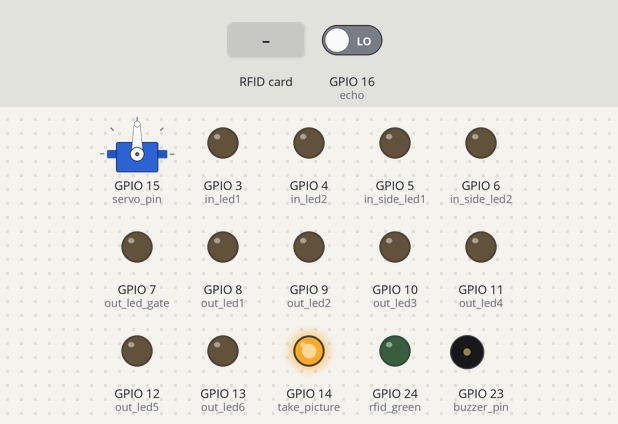
The sketch below on a simulated ESP32. Parts: servo, output pins drawn as LEDs (lit = HIGH), buzzer (waves = sounding, pin HIGH). The inputs (shaded band) are chosen by the test bench; at power-on: GPIO 16 (echo) LOW. Pins used as bus, display or sensor lines are not drawn; what the sketch prints to the serial monitor is not drawn.

Above: at 1.2 s.
1.3 s: RFID card B5 B1 4F 00 held to the reader
At 4.2 s:
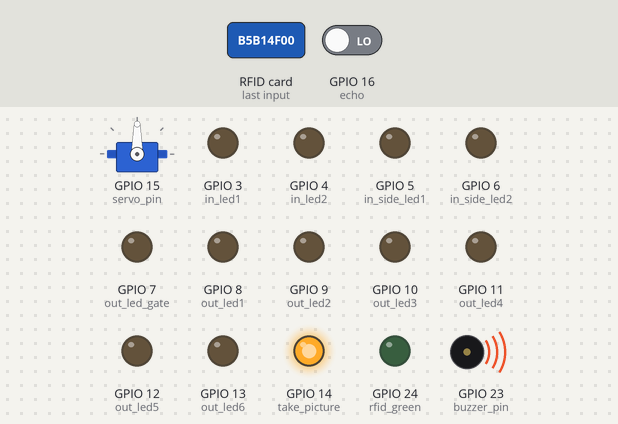
At 9.1 s:
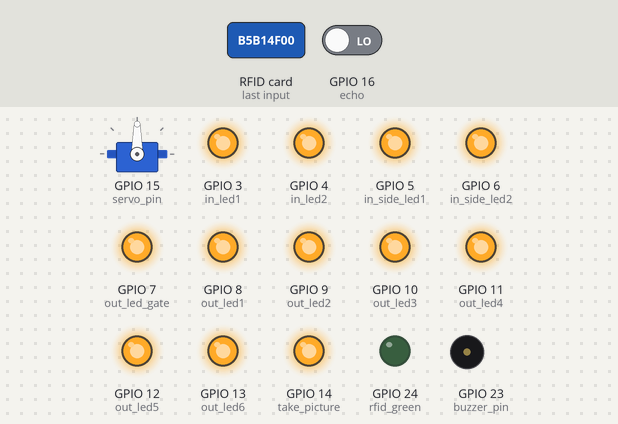
Timing chart, 0 to 10.6 s (numbered marks = the images above; inputs shaded):
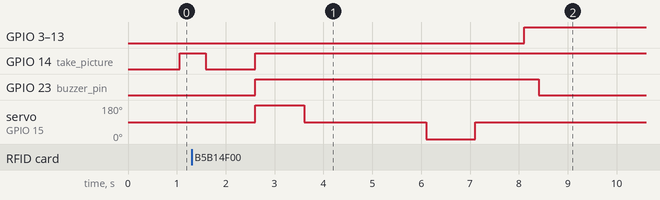

Measured:
- after the input at 1.3 s, GPIO 3 (in_led1), GPIO 4 (in_led2): LOW → HIGH after 6.8 s

The sketch:

Smart_Home.ino
```cpp
#include <Servo.h>
#include <SPI.h>
#include <MFRC522.h>

#define trig 2
#define in_led1 3
#define in_led2 4
#define in_side_led1 5
#define in_side_led2 6
#define out_led_gate 7
#define out_led1 8
#define out_led2 9
#define out_led3 10
#define out_led4 11
#define out_led5 12
#define out_led6 13
#define take_picture 14 //pin to send signal to the ESP32 CAM and triggering it to take a picture of the thing in the gate
#define is_authorized_plate 22
#define servo_pin 15
#define echo 16


// LED & Buzzer Pin

#define rfid_green 24  // Green LED (Scanning)
#define rfid_red 25    // Red LED (Access Denied)
#define buzzer_pin 23


// RFID Pins (Arduino Mega)
#define SS_PIN 53  //SDA pin
#define RST_PIN 49

MFRC522 rfid(SS_PIN, RST_PIN);
Servo myServo;

// ✅ Allowed UID (E3 EE 37 0E)
byte authorizedUID[] = {0xB5, 0xB1, 0x4F, 0x00};

bool checkRFID();
void open_close_gate();

void setup() {
    Serial.begin(9600);
    SPI.begin();
    rfid.PCD_Init();
    myServo.attach(servo_pin);


    pinMode(rfid_green, OUTPUT);
    pinMode(rfid_red, OUTPUT);
    pinMode(buzzer_pin, OUTPUT);
    pinMode(in_led1, OUTPUT);
    pinMode(in_led2, OUTPUT);
    pinMode(in_side_led2,OUTPUT);
    pinMode(in_side_led1,OUTPUT);
    pinMode(out_led_gate, OUTPUT);
    pinMode(out_led1, OUTPUT);
    pinMode(out_led2, OUTPUT);
    pinMode(out_led3,OUTPUT);
    pinMode(out_led4, OUTPUT);
    pinMode(out_led5, OUTPUT);
    pinMode(out_led6, OUTPUT);
    pinMode(take_picture, OUTPUT);
    pinMode(is_authorized_plate, INPUT);

    //Ultrasound pins
    pinMode(trig, OUTPUT);
    pinMode(echo, INPUT);

    //myServo.write(0);
    digitalWrite(is_authorized_plate, LOW);

    Serial.println("System Ready! Scan your RFID card...");
}

void loop() {
  //initialize variables to calculate the distances
  long duration;
  float distance;

  //calculate the time it takes to get an echo
  digitalWrite(trig, LOW);
  delay(3);
  digitalWrite(trig, HIGH);
  delay(10);
  digitalWrite(trig, LOW);

  duration = pulseIn(echo, HIGH);

  //calculate distance
  distance = duration * 0.0343 / 2;  //in cm
  Serial.println(distance);
    //If car approaches the gate

  if(distance <=20){
    digitalWrite(take_picture, HIGH);
    Serial.println("Picture taken");
    if(is_authorized_plate == HIGH){
      open_close_gate();
      Serial.println("CAR plate KCA 123A authorized");
    }
    bool myRFID = checkRFID();
    if (myRFID){
      digitalWrite(in_led1, HIGH);
      digitalWrite(in_led2, HIGH);
      digitalWrite(in_side_led1, HIGH);
      digitalWrite(in_side_led2, HIGH);
      digitalWrite(out_led_gate, HIGH);
      digitalWrite(out_led_gate, HIGH);
      digitalWrite(out_led1, HIGH);
      digitalWrite(out_led2, HIGH);
      digitalWrite(out_led3, HIGH);
      digitalWrite(out_led4, HIGH);
      digitalWrite(out_led5, HIGH);
      digitalWrite(out_led6, HIGH);
      //digitalWrite(out_led7, HIGH);
      delay(10000);
      digitalWrite(in_led1, LOW);
      digitalWrite(in_led2, LOW );
      digitalWrite(in_side_led1, LOW);
      digitalWrite(in_side_led2, LOW);
      digitalWrite(out_led_gate, LOW);
      digitalWrite(out_led_gate, LOW);
      digitalWrite(out_led1, LOW);
      digitalWrite(out_led2, LOW);
      digitalWrite(out_led3, LOW);
      digitalWrite(out_led4, LOW);
      digitalWrite(out_led5, LOW);
      digitalWrite(out_led6, LOW);
      //digitalWrite(out_led7, LOW);
    }

  }
    digitalWrite(take_picture, LOW);


    //We want when a car approaches the gate, the PIR/ultrasonic sensor detects that and waits for authentication
      //Once the car is inside the compund, Security lights turn on until the person goes into the house
}
bool checkRFID(){
   bool authorized = false;
   if (rfid.PICC_IsNewCardPresent() && rfid.PICC_ReadCardSerial()) {
        digitalWrite(buzzer_pin, HIGH); // ✅ RFID green LED ON when scanning

        Serial.print("Card UID: ");
        authorized = true;
        if (rfid.uid.size != sizeof(authorizedUID)) {
            authorized = false; // UID size mismatch
        } else {
            for (byte i = 0; i < rfid.uid.size; i++) {
                Serial.print(rfid.uid.uidByte[i], HEX);
                Serial.print(" ");
                if (rfid.uid.uidByte[i] != authorizedUID[i]) {
                    authorized = false;
                }
            }
        }
         if (authorized) {
          open_close_gate();
          digitalWrite(in_led1, HIGH);
          digitalWrite(in_led2, HIGH);
          digitalWrite(in_side_led1, HIGH);
          digitalWrite(in_side_led2, HIGH);
          digitalWrite(out_led_gate, HIGH);
          digitalWrite(out_led1, HIGH);
          digitalWrite(out_led2, HIGH);
          digitalWrite(out_led3, HIGH);
          digitalWrite(out_led4, HIGH);
          digitalWrite(out_led5, HIGH);
          digitalWrite(out_led6, HIGH);
          //digitalWrite(out_led7, HIGH);
          }
          else{

            digitalWrite(in_led1, LOW);
            digitalWrite(in_led2, LOW);
            digitalWrite(in_side_led1, LOW);
            digitalWrite(in_side_led2, LOW);
            //checkCamera()
          }
          Serial.println("✅ Access Granted!");
          digitalWrite(buzzer_pin, HIGH);
          delay(300);
          digitalWrite(buzzer_pin, LOW);
          return true;
        }
        else {
          Serial.println("❌ Access Denied!");
          delay(500);
          digitalWrite(rfid_green, LOW);
          rfid.PICC_HaltA();
          authorized = false; // Stop reading
          return false;
        }
  }


void open_close_gate(){
  myServo.write(180);  // Full speed clockwise
  delay(1000);        // Run for 10 seconds

  // Stop for 1 second
  myServo.write(90);   // Stop (neutral position)
  delay(2500);

  // Rotate counterclockwise
  myServo.write(0);    // Full speed counterclockwise
  delay(1000);        // Run for 10 seconds

  // Stop for 1 second
  myServo.write(90);   // Stop (neutral position)
  delay(1000);
}
```
